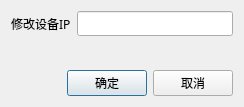
<?xml version="1.0" encoding="UTF-8"?>
<ui version="4.0">
 <class>BCSettingModifyVP2000IPDlg</class>
 <widget class="QDialog" name="BCSettingModifyVP2000IPDlg">
  <property name="geometry">
   <rect>
    <x>0</x>
    <y>0</y>
    <width>244</width>
    <height>107</height>
   </rect>
  </property>
  <property name="windowTitle">
   <string>Dialog</string>
  </property>
  <layout class="QGridLayout" name="gridLayout">
   <item row="0" column="0">
    <widget class="QLabel" name="label">
     <property name="font">
      <font>
       <family>微软雅黑</family>
      </font>
     </property>
     <property name="text">
      <string>修改设备IP</string>
     </property>
    </widget>
   </item>
   <item row="0" column="1">
    <widget class="QLineEdit" name="m_pIPLineEdit">
     <property name="font">
      <font>
       <family>微软雅黑</family>
      </font>
     </property>
    </widget>
   </item>
   <item row="1" column="1">
    <spacer name="verticalSpacer">
     <property name="orientation">
      <enum>Qt::Vertical</enum>
     </property>
     <property name="sizeHint" stdset="0">
      <size>
       <width>20</width>
       <height>24</height>
      </size>
     </property>
    </spacer>
   </item>
   <item row="2" column="0" colspan="2">
    <layout class="QHBoxLayout" name="horizontalLayout">
     <item>
      <spacer name="horizontalSpacer">
       <property name="orientation">
        <enum>Qt::Horizontal</enum>
       </property>
       <property name="sizeHint" stdset="0">
        <size>
         <width>40</width>
         <height>20</height>
        </size>
       </property>
      </spacer>
     </item>
     <item>
      <widget class="QPushButton" name="m_pOKBtn">
       <property name="font">
        <font>
         <family>微软雅黑</family>
        </font>
       </property>
       <property name="text">
        <string>确定</string>
       </property>
      </widget>
     </item>
     <item>
      <widget class="QPushButton" name="m_pCancelBtn">
       <property name="font">
        <font>
         <family>微软雅黑</family>
        </font>
       </property>
       <property name="text">
        <string>取消</string>
       </property>
      </widget>
     </item>
    </layout>
   </item>
  </layout>
 </widget>
 <resources/>
 <connections/>
</ui>
